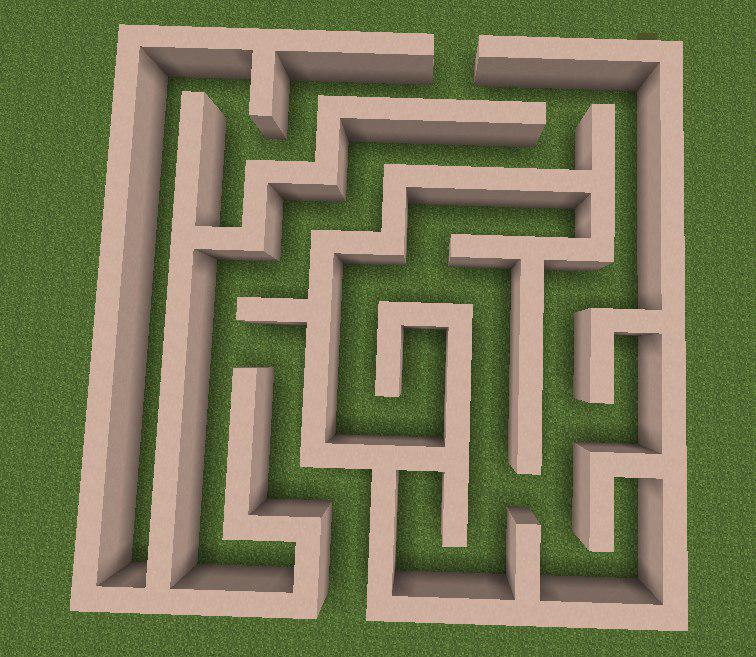
#> input picture p3.jpg, 756 x 657 px
$ python cybermans_PSU.py p3.jpg   (older library calls are emulated)
#> lines starting #> are read from the running program, lines starting #| are printed output that depends on the picture; after the words box and inside, x2 and y2 are one past the last pixel; in counts of white or black regions, pixels touching at a corner belong together
import numpy as np
import argparse
import cv2
from collections import Counter
from time import time
from colorama import init, Fore, Back, Style


def len_of_vect_2d(a, b):
    """
    Вычисление длины двумерного вектора
    :param a: начальная точка (x1, y1)
    :param b: вторая точка (x2, y2)
    :return: длина двумерного вектора
    """
    return np.sqrt(((a[0] - b[0]) ** 2) + ((a[1] - b[1]) ** 2))


def load_image(file_name):
    """
    Загрузка искомого файла
    :param file_name: полное имя файла
    :return: файл в формате np
    """
    return cv2.imread(file_name)


def del_background(img, hsv_min, hsv_max):
    """
    Удаление фона (за счет инвертирования маски)
    :param img: np изображение
    :param hsv_min: минимальное значение цвета фона
    :param hsv_max: максимальное значение цвета фона
    :return: np изображение без фона, маска
    """
    img_filter = cv2.bilateralFilter(img, 10, 17, 17)  # сглаживание
    hsv = cv2.cvtColor(img_filter, cv2.COLOR_BGR2HSV)
    thresh = cv2.inRange(hsv, hsv_min, hsv_max)
    mask0 = 255 - thresh  # инвертируем маску
    kernel = np.ones((5, 5), np.uint8)
    mask = cv2.erode(mask0, kernel, iterations=1)
    return cv2.bitwise_and(img, img, mask=mask), mask


def find_big_rect_cnt(mask, size=0.4):
    """
    Ищем большие похожие на прямоугольники контуры
    :param mask: маска
    :param size: минимальный процент площади контура от площади маски
    :return: похожие контуры
    """
    _, cnts, hierarchy = cv2.findContours(mask.copy(), cv2.RETR_EXTERNAL, cv2.CHAIN_APPROX_SIMPLE)  # ищем контуры

    cnts_norm = []
    size_min = len(mask[0]) * len(mask[1]) * size
    for cnt in cnts:
        rect = cv2.minAreaRect(cnt)  # пытаемся вписать прямоугольник
        area = int(rect[1][0] * rect[1][1])  # вычисление площади
        if area > size_min:
            cnts_norm.append(cnt)
    return cnts_norm


def create_rect(mask, cnts_norm):
    """
    Сделать из контур(а/ов) один хороший четырехугольник
    :param mask: маска
    :param cnts_norm: контуры
    :return: контур
    """
    cnt = None
    if len(cnts_norm) > 1:  # объединяем большие прямоугольники в один
        approx = np.vstack((cnts_norm))
        cnt = cv2.convexHull(approx)
    else:
        cnt = cnts_norm[0]

    cnt = cv2.convexHull(cnt)  # округляем до внешнего контура
    epsilon = 0.05 * cv2.arcLength(cnt, True)
    cnt_res = cv2.approxPolyDP(cnt, epsilon, True)  # апроксимилируем

    if len(cnt_res) > 4:  # если больше 4 углов, то удаляем самые близкие к центру вершины
        center = [len(mask[0]) / 2, len(mask[1]) / 2]
        approx_norm = []
        for p in cnt_res:
            approx_norm.append([p, len_of_vect_2d(center, p[0])])
        approx_norm = np.array(approx_norm)
        while len(approx_norm) > 4:
            np_min = np.argmin(approx_norm[:, 1])
            approx_norm = np.delete(approx_norm, np_min, 0)
        cnt_res = []  # переводим в нужный формат
        for p in approx_norm[:, 0]:
            cnt_res.append(p)
        cnt_res = np.int0(cnt_res)
    return cnt_res


def create_perspective(img, cnt_res, ratio=1):
    """
    Делаем перспективу
    :param img: исходное изображение
    :param cnt_res: перспективный контур (четырехугольник)
    :param ratio: исходное соотношение
    :return: персмективное np изображение
    """
    pts = cnt_res.reshape(4, 2)  # переводим контур в нужный формат
    rect = np.zeros((4, 2), dtype="float32")

    s = pts.sum(axis=1)
    rect[0] = pts[np.argmin(s)]  # верхняя левая точка имеет наименьшую сумму, тогда как
    rect[2] = pts[np.argmax(s)]  # внизу справа самая большая сумма

    diff = np.diff(pts, axis=1)  # вычислите разницу между точками
    rect[1] = pts[np.argmin(diff)]  # справа вверху будет иметь минимальную разницу
    rect[3] = pts[np.argmax(diff)]  # внизу слева будет имеют максимальную разницу

    rect *= ratio  # умножаем прямоугольник на исходное соотношение

    # теперь, когда у нас есть наш прямоугольник точек, вычислим
    # ширину нашего нового изображения
    (tl, tr, br, bl) = rect
    widthA = len_of_vect_2d(br, bl)
    widthB = len_of_vect_2d(tr, tl)

    # ...и высоту
    heightA = len_of_vect_2d(tr, br)
    heightB = len_of_vect_2d(tl, bl)

    # возьмите максимальное значение ширины и высоты для достижения наших конечных размеров
    maxWidth = max(int(widthA), int(widthB))
    maxHeight = max(int(heightA), int(heightB))

    # новые точки с высоты птичьего полета
    dst = np.array([
        [0, 0],
        [maxWidth - 1, 0],
        [maxWidth - 1, maxHeight - 1],
        [0, maxHeight - 1]], dtype="float32")

    # вычислите матрицу преобразования перспективы и деформируйте перспективу, чтобы захватить экран
    M = cv2.getPerspectiveTransform(rect, dst)
    return cv2.warpPerspective(img, M, (maxWidth, maxHeight))


def create_mask_most_color(img):
    """
    Создание маски по самому распространенному цвету
    :param img: np изображение
    :return: np-маска
    """
    warp_filter = cv2.bilateralFilter(img, 10, 17, 17)
    warp_hsv = cv2.cvtColor(warp_filter, cv2.COLOR_BGR2HSV)

    sh, ss, sv = warp_hsv[:, :, 0], warp_hsv[:, :, 1], warp_hsv[:, :, 2]
    ch, cs, cv = Counter(sh.flat), Counter(ss.flat), Counter(sv.flat)

    bh, bs, bv = None, None, None
    for i in range(len(ch) - 1):
        bh = (ch.most_common(i + 1))[-1][0]
        if bh != 0:
            break
    for i in range(len(cs) - 1):
        bs = (cs.most_common(i + 1))[-1][0]
        if bs != 0:
            break
    for i in range(len(cv) - 1):
        bv = (cv.most_common(i + 1))[-1][0]
        if bv != 0:
            break

    return cv2.inRange(warp_hsv, np.array((bh - 10, bs - 10, bv - 10), np.uint8),
                       np.array((bh + 10, bs + 10, bv + 10), np.uint8))


def good_resize17(mask):
    """
    Сжатие маски к 17 на 17
    :param mask: маска
    :return: маска 17 на 17
    """
    resized = cv2.resize(mask, (17, 17), interpolation=cv2.INTER_BITS)
    return np.where(resized < 150, 0, resized)


def mask_to_bit(mask):
    """
    Маску в бинарную маску
    :param mask: маска
    :return: np-маска из 0 и 1
    """
    return np.where(mask > 150, 1, 0)


def color_print(mask_bit):
    """
    Выводит красиво матрицу
    :param mask_bit:
    :return:
    """
    init()
    for i in mask_bit:
        print(Back.GREEN, end="")
        for j in i:
            if j == 0:
                print(Fore.BLACK + '0', end=" ")
            elif j == 1:
                print(Fore.RED + '1', end=" ")
        print(Style.RESET_ALL)
    print(Style.RESET_ALL, end="")


def main():
    parser = argparse.ArgumentParser(description='labirint')

    parser.add_argument('img', type=str, help="Path to the query image")
    args = parser.parse_args()

    img0 = load_image(args.img)
#> in load_image, returned value is the input picture: shape (657, 756, 3); mean B, G, R 86.7, 121.3, 120.9
    # img0 = load_image('p3.jpg')

    img1, mask1 = del_background(img0, np.array((38, 0, 0), np.uint8), np.array((255, 255, 255), np.uint8))
#> in del_background, `thresh = cv2.inRange(hsv, hsv_min, hsv_max)`:
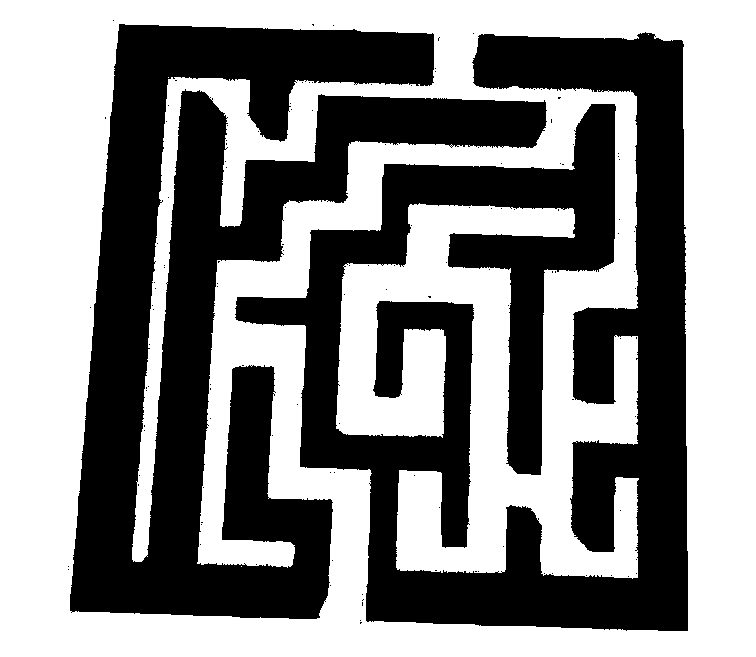
#> thresh: shape (657, 756); 53.9% white; 126 black regions (124 under 20 px), largest, box (x1, y1, x2, y2) and area: (235, 32, 688, 631) 117827, (70, 24, 547, 619) 111028
#> in del_background, `mask = cv2.erode(mask0, kernel, iterations=1)`:
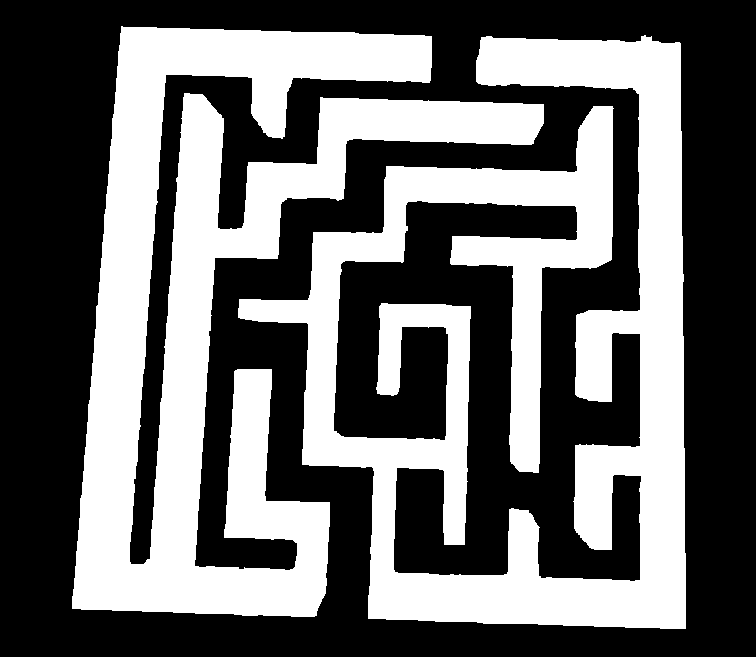
#> mask: shape (657, 756); 41.2% white; 2 white regions
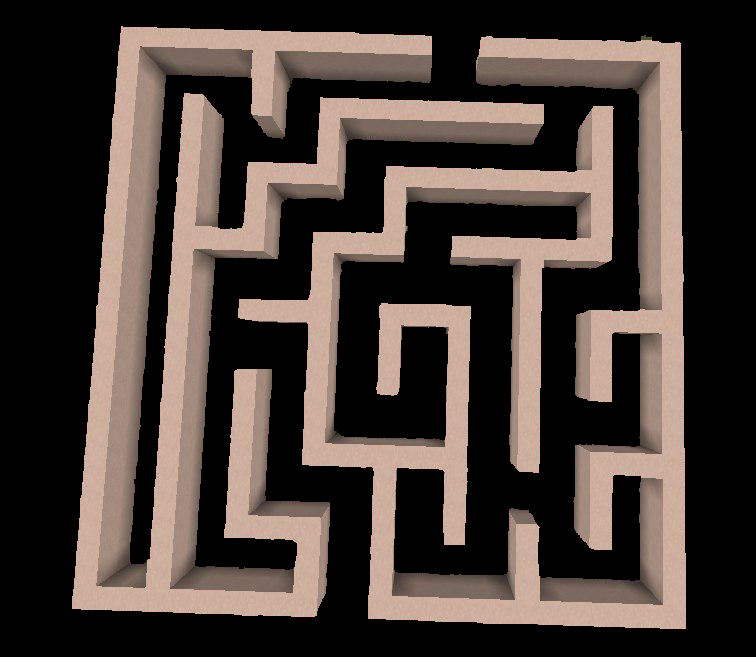
#> img1: shape (657, 756, 3); mean B, G, R 56.2, 61.8, 72.9
    cnts1 = find_big_rect_cnt(mask1, 0.1)
#> in find_big_rect_cnt, `_, cnts, hierarchy = cv2.findContours(mask.copy(), cv2.RETR_EXTERNAL, ..`: cnts = 2 contours; box (x1, y1, x2, y2) and area: (238, 35, 686, 629) 101215, (72, 26, 544, 617) 98222
#> in find_big_rect_cnt, `size_min = len(mask[0]) * len(mask[1]) * size`: size_min = 57153.6
#> the loop in find_big_rect_cnt, `for cnt in cnts:` made 2 passes
#> (rect, area) on passes 1 to 2: (((460.8, 332.9), (445.3, 593.4), -0.411), 264244), (((309.9, 326.9), (601, 429.9), -85.14), 258360)
#> after the loop in find_big_rect_cnt, `for cnt in cnts:`: cnts_norm has the same summary as cnts
#> cnts1 has the same summary as cnts in find_big_rect_cnt
    cnt1 = create_rect(mask1, cnts1)
#> in create_rect, `approx = np.vstack((cnts_norm))`: approx = contour of 1486 points, box (x1, y1, x2, y2) (72, 26, 686, 629), area 199438
#> in create_rect, `cnt = cv2.convexHull(approx)`: cnt = contour of 20 points, box (x1, y1, x2, y2) (72, 26, 686, 629), area 346153
#> in create_rect, `epsilon = 0.05 * cv2.arcLength(cnt, True)`: epsilon = 117.1
#> in create_rect, `cnt_res = cv2.approxPolyDP(cnt, epsilon, True)`: cnt_res = [[685, 628], [72, 608], [121, 26], [680, 43]]
#> cnt1 = [[685, 628], [72, 608], [121, 26], [680, 43]]
    img2 = create_perspective(img1, cnt1)
#> in create_perspective, `s = pts.sum(axis=1)`: s = [1313, 680, 147, 723]
#> in create_perspective, `diff = np.diff(pts, axis=1)`: diff = [-57, 536, -95, -637]
    mask2 = create_mask_most_color(img2)
#> in create_mask_most_color, `sh, ss, sv = warp_hsv[:, :, 0], warp_hsv[:, :, 1], warp_hsv[:, :, 2]`:
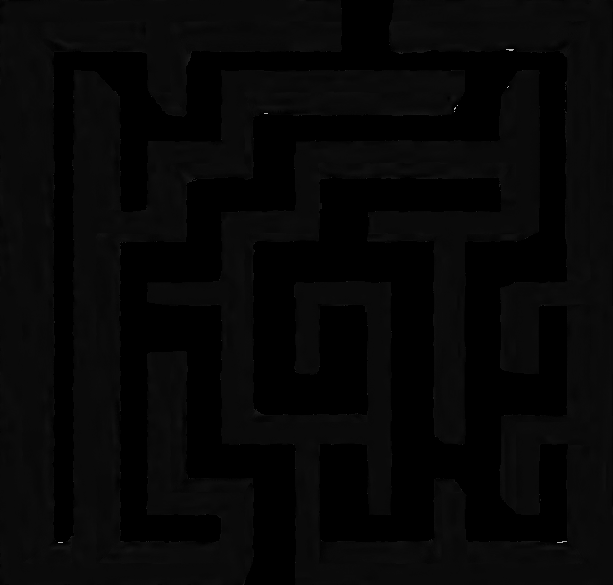
#> sh: shape (585, 613); min 0, max 179, mean 6.2
#> in create_mask_most_color, `sh, ss, sv = warp_hsv[:, :, 0], warp_hsv[:, :, 1], warp_hsv[:, :, 2]`:
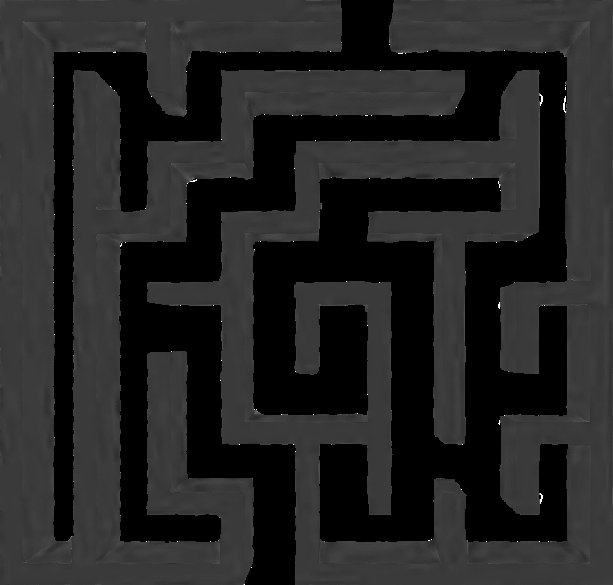
#> ss: shape (585, 613); min 0, max 255, mean 35.8
#> in create_mask_most_color, `sh, ss, sv = warp_hsv[:, :, 0], warp_hsv[:, :, 1], warp_hsv[:, :, 2]`:
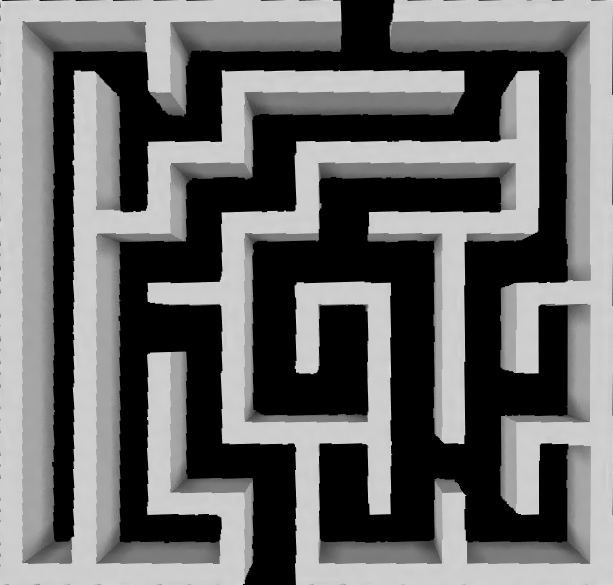
#> sv: shape (585, 613); min 0, max 237, mean 105.2
#> the loop in create_mask_most_color, `for i in range(len(ch) - 1):` made 2 passes
#> bh on passes 1 to 2: 0, 10
#> the loop in create_mask_most_color, `for i in range(len(cs) - 1):` made 2 passes
#> bs on passes 1 to 2: 0, 58
#> the loop in create_mask_most_color, `for i in range(len(cv) - 1):` made 2 passes
#> bv on passes 1 to 2: 0, 206
#> in create_mask_most_color, `return cv2.inRange(warp_hsv, np.array((bh - 10, bs - 10, bv - 10), np...`:
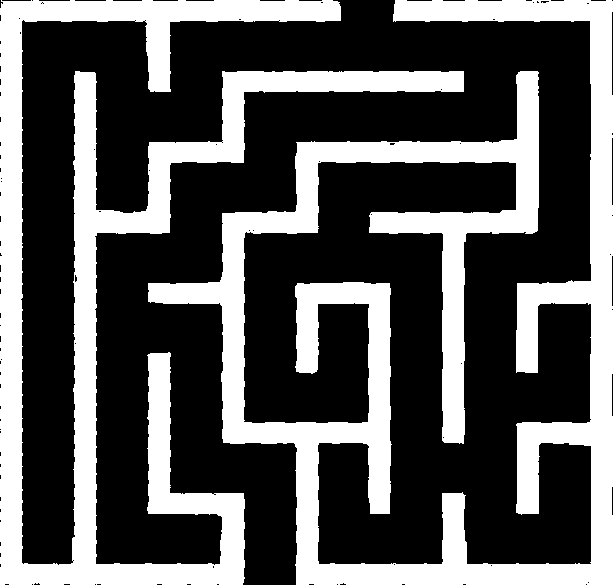
#> returned value: shape (585, 613); 34.3% white; 2 white regions, box (x1, y1, x2, y2) and area: (148, 0, 613, 585) 69549, (0, 0, 464, 585) 53508
    mask3 = good_resize17(mask2)
    mask4 = mask_to_bit(mask3)

    color_print(mask4)
#> the loop in color_print, `for i in mask_bit:` made 17 passes
#| 1 1 1 1 1 1 1 1 1 0 0 1 1 1 1 1 1
#| 1 0 0 0 1 0 0 0 0 0 0 0 0 0 0 0 1
#| 1 0 1 0 1 0 1 1 1 1 1 1 1 0 1 0 1
#| 1 0 1 0 0 0 1 0 0 0 0 0 0 0 1 0 1
#| 1 0 1 0 1 1 1 0 1 1 1 1 1 1 1 0 1
#> (further printed lines are left out)


if __name__ == '__main__':
    main()

$ run again, with p1.jpg copied over p3.jpg
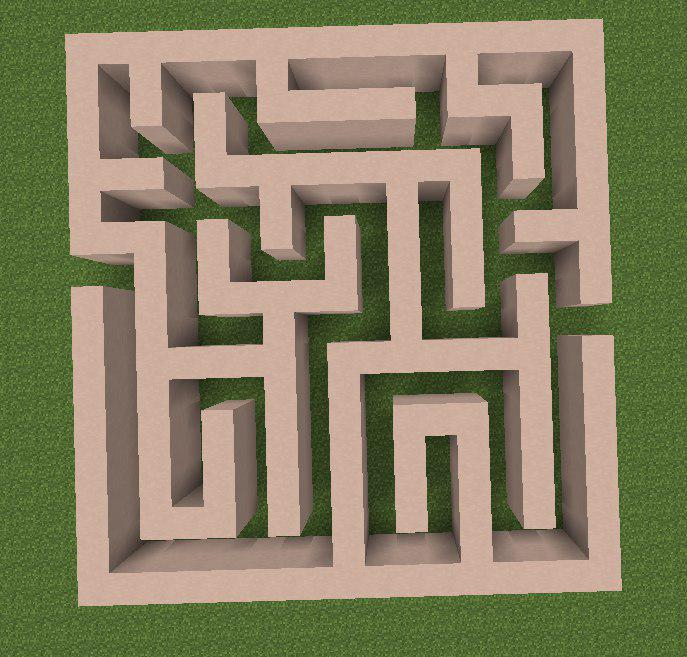
#> input picture p1.jpg, 687 x 657 px
#> in load_image, returned value is the input picture: shape (657, 687, 3); mean B, G, R 98.6, 128.4, 134.4
#> hsv: shape (657, 687, 3); mean H, S, V 24.3, 91.5, 143.9
#> in del_background, `thresh = cv2.inRange(hsv, hsv_min, hsv_max)`:
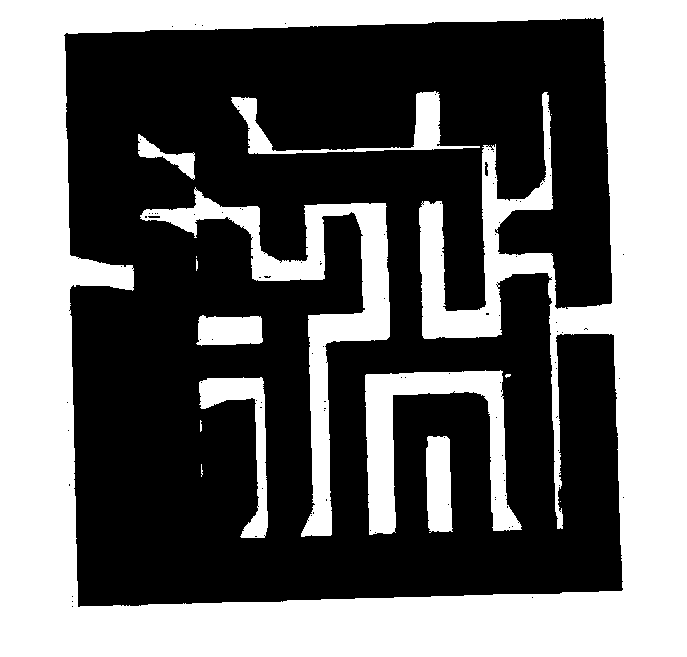
#> thresh: shape (657, 687); 42.1% white; 15 white regions (5 under 20 px), largest, box (x1, y1, x2, y2) and area: (0, 0, 687, 657) 155687, (140, 187, 390, 537) 14209, (365, 370, 522, 535) 9017
#> mask: shape (657, 687); 53.7% white; 10 black regions
#> cnts = 1 contour; box (x1, y1, x2, y2) and area: (67, 21, 620, 604) 279830
#> size_min = 47196.9
#> the loop in find_big_rect_cnt, `for cnt in cnts:` made 1 pass
#> (rect, area) on pass 1: (((341.7, 311.9), (540.2, 570.3), -1.61), 308093)
#> after the loop in find_big_rect_cnt, `for cnt in cnts:`: cnts_norm has the same summary as cnts
#> cnts1 has the same summary as cnts in find_big_rect_cnt
#> in create_rect, `cnt = cnts_norm[0]`: cnt = contour of 558 points, box (x1, y1, x2, y2) (67, 21, 620, 604), area 279830
#> in create_rect, `cnt = cv2.convexHull(cnt)`: cnt = contour of 20 points, box (x1, y1, x2, y2) (67, 21, 620, 604), area 306562
#> epsilon = 110.4
#> cnt_res = [[600, 21], [619, 588], [80, 603], [67, 36]]
#> s = [621, 1207, 683, 103]
#> diff = [-579, -31, 523, -31]
#> warp_hsv: shape (567, 539, 3); mean H, S, V 8.2, 47.1, 142.5
#> the loop in create_mask_most_color, `for i in range(len(ch) - 1):` made 1 pass
#> bh on pass 1: 10
#> the loop in create_mask_most_color, `for i in range(len(cs) - 1):` made 1 pass
#> bs on pass 1: 58
#> the loop in create_mask_most_color, `for i in range(len(cv) - 1):` made 2 passes
#> bv on passes 1 to 2: 0, 206
#> in create_mask_most_color, `return cv2.inRange(warp_hsv, np.array((bh - 10, bs - 10, bv - 10), np...`:
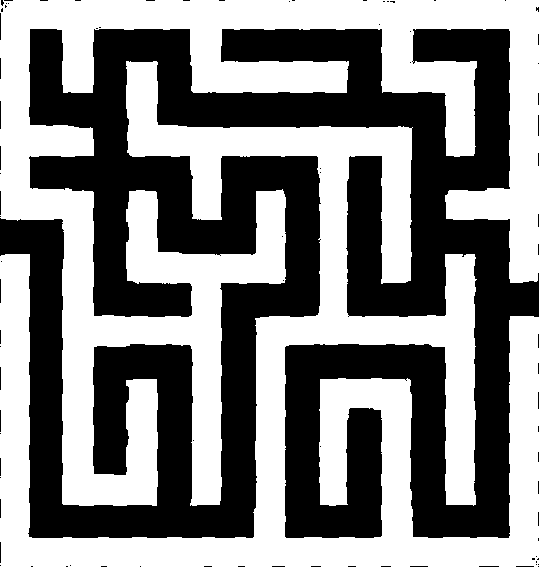
#> returned value: shape (567, 539); 51.8% white; 87 black regions (75 under 20 px), largest, box (x1, y1, x2, y2) and area: (0, 29, 539, 538) 146757, (0, 101, 1, 129) 28, (0, 13, 1, 40) 27
#> the loop in color_print, `for i in mask_bit:` made 17 passes
#| 1 1 1 1 1 1 1 1 1 1 1 1 1 1 1 1 1
#| 1 0 1 0 0 0 1 0 0 0 0 0 1 0 0 0 1
#| 1 0 1 0 1 0 1 1 1 1 1 0 1 1 1 0 1
#| 1 0 0 0 1 0 0 0 0 0 0 0 0 0 1 0 1
#| 1 1 1 0 1 1 1 1 1 1 1 1 1 0 1 0 1
#> (further printed lines are left out)
